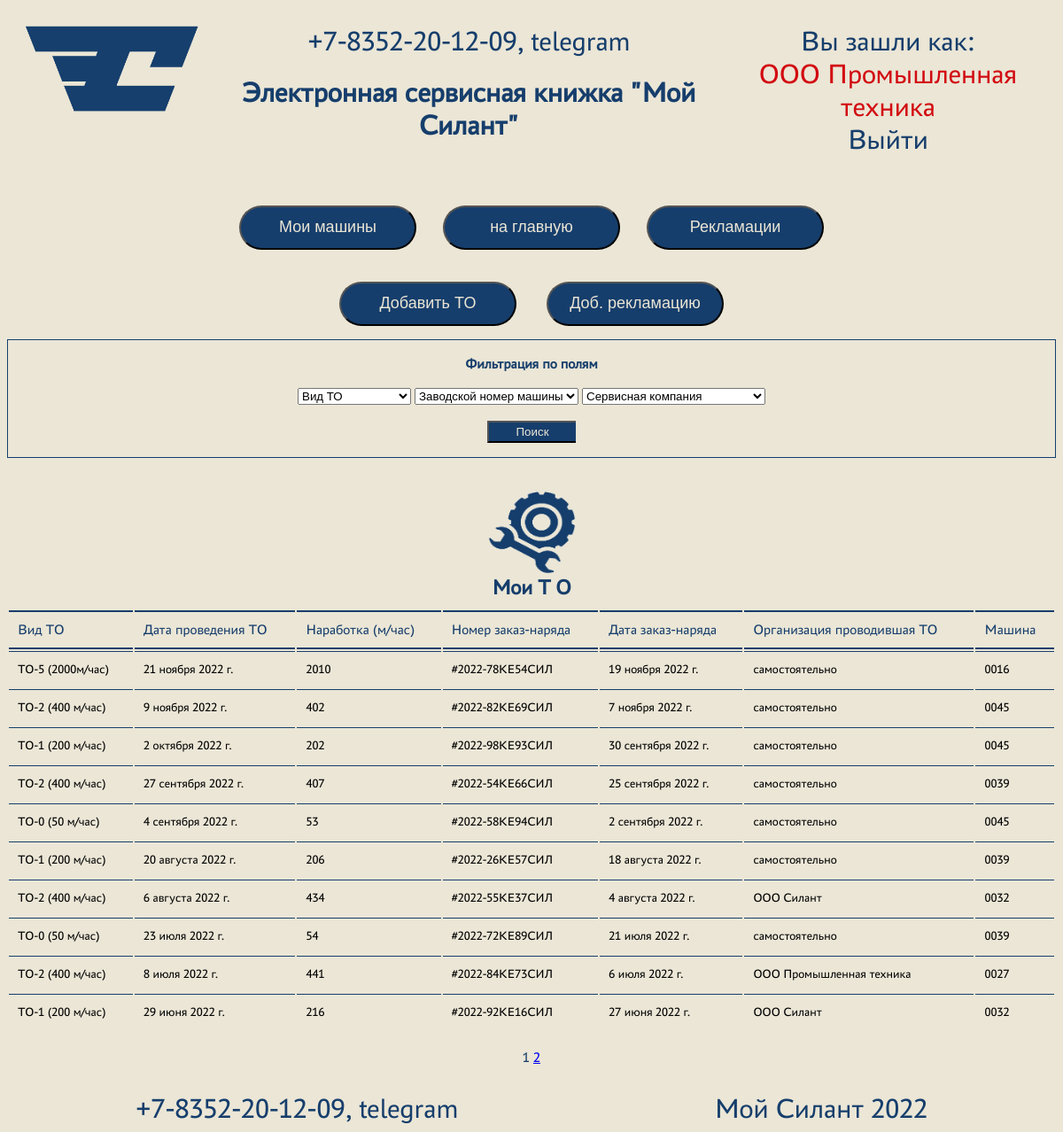
The page /myto (signed in) on the database its author committed.
### service/models.py (models this page shows, shortened)
class TO(models.Model):
    type = models.ForeignKey(CatalogTO, on_delete=models.SET_NULL, null=True, verbose_name="Вид ТО")
    date = models.DateField(verbose_name="Дата проведения ТО")
    operating_time = models.IntegerField(verbose_name="Наработка (м/час)")
    order_number = models.CharField(max_length=25, unique=True, verbose_name="Номер заказ-наряда")
    order_date = models.DateField(verbose_name="Дата заказ-наряда")
    organization = models.ForeignKey(CatalogServiceCompany, null=True, on_delete=models.SET_NULL,
                                     verbose_name="Организация проводившая ТО")
    machine = models.ForeignKey(Machine, on_delete=models.CASCADE, verbose_name="Машина")
    class Meta:
        verbose_name = 'TO'
        verbose_name_plural = 'TO'

class CatalogTO(models.Model):
    name = models.CharField(max_length=255, unique=True, verbose_name="Вид ТО")
    description = models.TextField(null=True, verbose_name="Описание")
    class Meta:
        verbose_name = 'Вид ТО'
        verbose_name_plural = 'Виды ТО'
    def __str__(self):
        return self.name

class CatalogServiceCompany(models.Model):
    name = models.CharField(max_length=255, unique=True, verbose_name="Способ")
    description = models.TextField(null=True, verbose_name="Описание")
    client = models.OneToOneField(User, null=True, on_delete=models.CASCADE)
    class Meta:
        verbose_name = 'Сервисная компания'
        verbose_name_plural = 'Сервисные компании'
    def __str__(self):
        return self.name

class Machine(models.Model):
    factory_number = models.CharField(max_length=20, unique=True, verbose_name='Зав. № машины')
    tech_model = models.ForeignKey(CatalogModelTech, null=True, on_delete=models.SET_NULL,
                                   verbose_name='Модель техники')
    engine_model = models.ForeignKey(CatalogModelEngine, null=True, on_delete=models.SET_NULL,
                                     verbose_name='Модель двигателя')
    factory_engine = models.CharField(max_length=20, unique=True, verbose_name='Зав. № двигателя')
    transmission_model = models.ForeignKey(CatalogModelTransmission, null=True, on_delete=models.SET_NULL,
                                           verbose_name='Модель трансмиссии')
    factory_transmission = models.CharField(max_length=20, unique=True, verbose_name='Зав. № трансмиссии')
    main_bridge_model = models.ForeignKey(CatalogModelMainBridge, null=True, on_delete=models.SET_NULL,
                                          verbose_name='Модель ведущего моста')
    factory_main_bridge = models.CharField(max_length=20, unique=True, verbose_name='Зав. № ведущего моста')
    control_bridge_model = models.ForeignKey(CatalogModelControlBridge, null=True, on_delete=models.SET_NULL,
                                             verbose_name='Модель управляемого моста')
    factory_control_bridge = models.CharField(max_length=20, unique=True, verbose_name='Зав. № управляемого моста')
    contract = models.TextField(verbose_name='Договор поставки')
    delivery_data = models.DateField(verbose_name='Дата отгрузки')
    consignee = models.TextField(verbose_name='Грузополучатель')
    address = models.TextField(verbose_name='Адрес поставки')
    equipment = models.TextField(null=True, verbose_name='Комплектация')
    client = models.ForeignKey(User, on_delete=models.CASCADE, verbose_name='Клиент')
    service_company = models.ForeignKey(CatalogServiceCompany, null=True, on_delete=models.SET_NULL,
                                        verbose_name='Сервисная компания')
    class Meta:
        verbose_name = 'Машина'
        verbose_name_plural = 'Машины'

### service/views.py (the view)
# urls.py: path('myto', Myto.as_view(), name='myto'),
class Myto(LoginRequiredMixin, ListView):
    model = TO
    ordering = ['-date']
    template_name = 'myto.html'
    context_object_name = 'to'
    paginate_by = 10
    def get_queryset(self):
        if self.request.GET:
            manager_group = Group.objects.get(name='managers')
            service_group = Group.objects.get(name='service_organization')
            if manager_group in self.request.user.groups.all() or self.request.user.is_superuser == 1:
                queryset = super().get_queryset().order_by('-date')
            elif service_group in self.request.user.groups.all():
                queryset = TO.objects.filter(machine__service_company__client_id=self.request.user.id).order_by('-date')
            else:
                queryset = TO.objects.filter(machine__client_id=self.request.user.id).order_by('-date')
            self.filterset = TOFilter(self.request.GET, queryset)
            return self.filterset.qs
        else:
            manager_group = Group.objects.get(name='managers')
            service_group = Group.objects.get(name='service_organization')
            if manager_group in self.request.user.groups.all() or self.request.user.is_superuser == 1:
                queryset = TO.objects.all().order_by('-date')
            elif service_group in self.request.user.groups.all():
                queryset = TO.objects.filter(machine__service_company__client_id=self.request.user.id).order_by('-date')
            else:
                queryset = TO.objects.filter(machine__client_id=self.request.user.id).order_by('-date')
            return queryset
    def get_context_data(self, *args, **kwargs):
        context = super(Myto, self).get_context_data(**kwargs)
        context['type'] = CatalogTO.objects.all().order_by('name')
        manager_group = Group.objects.get(name='managers')
        service_group = Group.objects.get(name='service_organization')
        if manager_group in self.request.user.groups.all() or self.request.user.is_superuser == 1:
            machine_list = Machine.objects.all()
        elif service_group in self.request.user.groups.all():
            machine_list = Machine.objects.filter(service_company__client_id=self.request.user.id)
        else:
            machine_list = Machine.objects.filter(client_id=self.request.user.id)
        context['machine'] = machine_list.values('factory_number').order_by('factory_number')
        context['organization'] = CatalogServiceCompany.objects.all().order_by('name')
        return context

### service/templatetags/custom_tags.py (called while the page is built)
@register.filter(name='is_group')
def is_group(user, group_name):
    try:
        group = Group.objects.get(name=group_name)
        return group in user.groups.all()
    except Group.DoesNotExist:
        return False

### service/templates/myto.html (shortened to what this page needs)
{% extends 'flatpages/default.html' %}
{% load static %}
{% load custom_tags %}
{% block styles %}
<link rel="stylesheet" href="{% static 'css/mainstyle.css' %}">
{% endblock styles %}
{% block content %}
<div class="Main_top">
    <div class="Buttons">
        <div>
            <button type="" onclick="document.location='mymachines'" class="Redirect_button">Мои машины</button>
        </div>
        <div>
            <button type="" onclick="document.location='.'" class="Redirect_button">на главную</button>
        </div>
        <div>
            <button type="" onclick="document.location='reclamations'" class="Redirect_button">Рекламации</button>
        </div>
    </div>
    <br><br class="Hidden_on_very_small">
        {% if request.user.is_authenticated %}
            <button type="" onclick="document.location='create_to'" class="Redirect_button">Добавить TO</button>
        {% endif %}
        {% if request.user.is_superuser or request.user|is_group:"managers" or request.user|is_group:"service_organization" %}
            <button type="" onclick="document.location='create_reclamation'" class="Redirect_button">Доб. рекламацию</button>
        {% endif %}
<div class="Filter_field">
    <div><br>
        <strong>Фильтрация по полям</strong>
        <br><br>
        <form action="" method="get">
            <select size="1" name="type">
                <option selected disabled>Вид ТО</option>
            </select>
            <select size="1" name="machine">
                <option selected disabled>Заводской номер машины</option>
            </select>
            <select size="1" name="organization">
                <option selected disabled>Cервисная компания</option>
            </select>
            <br><br>
            <button type="submit" class="Search_button">Поиск</button>
        </form>
    </div>
</div>
<br>
    <img class="Userpict" src="{% static 'img/to.png' %}" alt="my T O picture"/>
<h2>Мои T O</h2>
<table class="table">
    <thead>
        <th>Вид ТО</th>
        <th>Дата проведения ТО</th>
        <th class="Hidden_on_very_small">Наработка (м/час)</th>
        <th class="Hidden_on_very_small">Номер заказ-наряда</th>
        <th class="Hidden_on_very_small">Дата заказ-наряда</th>
        <th class="Hidden_on_very_small">Организация проводившая ТО</th>
        <th>Машина</th>
    </thead>
        <tbody>
            {% for to in to %}
            <tr onclick="document.location='myto/{{ to.id }}'">
                 <td>
                        {{ to.type }}
                    </td>
                    <td>
                        {{ to.date }}
                    </td>
                    <td class="Hidden_on_very_small">
                        {{ to.operating_time }}
                    </td>
                    <td class="Hidden_on_very_small">
                        {{ to.order_number }}
                    </td>
                    <td class="Hidden_on_very_small">
                        {{ to.order_date }}
                    </td>
                    <td class="Hidden_on_very_small">
                        {{ to.organization }}
                    </td>
                    <td>
                        {{ to.machine.factory_number }}
                    </td>
                </tr>
            {% empty %}
                <tr>
                    <td colspan="7" align="center"> <h3>По вашему запросу ничего не найдено</h3></td>
                </tr>
            {% endfor %}
        </tbody>
    </table>
		{{ page_obj.number }}
		{% if page_obj.has_next %}
			<a href="?page={{ page_obj.next_page_number }}">{{ page_obj.next_page_number }}</a>
		{% endif %}
</div>
{% endblock content %}

### service/templates/flatpages/default.html (shortened to what this page needs)
{% load static %}
<html lang="en">
<head>
    <link rel="stylesheet" href="{% static 'css/headerstyle.css' %}">
    {% block styles %}{% endblock styles %}
</head>
<body>
    <header>
        <div>
            <a href="/"><img class="Logo_img" src="{% static 'img/Logo_1.png' %}" alt="Logo"/></a>
        </div>
        <div class ="Header_text">
            +7-8352-20-12-09, telegram <br>
            <h1>Электронная сервисная книжка "Мой Силант"</h1>
        </div>
        <div class="Header_auth">
            {% if request.user.is_authenticated %}
                Вы зашли как: <div class="Account">{{ request.user.first_name }}</div>
                <a href = '/accounts/logout'>    Выйти </a> <br>
            {% else %}
                <a href = '/accounts/login'> Войти </a>
                {% endif %}
        </div>
    </header>
    <main>
    {% block content %}{% endblock content %}
    </main>
    <footer>
        <div>
            +7-8352-20-12-09, telegram
        </div>
        <div>
            Мой Силант 2022
        </div>
    </footer>
</body>
</html>

### service/static/css/headerstyle.css (style rules this page uses)
body { background: #EBE6D6; font-family: Astra; }
header { color: #163E6C; display: flex; justify-content: space-between; margin-bottom: 30px; }
.Logo_img { height: 100px; weight: 197px; padding: 20px; }
.Header_text { padding: 20px; font-size: 2em; text-align: center; }
.Header_text h1 { font-size: 1em; }
.Header_auth { padding: 20px; font-size: 2em; text-align: center; }
.Header_auth a { text-decoration: none; color: #163E6C; }
.Account { color: #D20A11; font-size: 1em; }
footer { color: #163E6C; display: flex; justify-content: space-around; font-size: 2em; margin-top: 30px; }

### service/static/css/mainstyle.css (style rules this page uses)
.Main_top { text-align: center; font-family: Astra; color: #163E6C; }
h2 { font-family: Astra; color: #163E6C; margin: 0 0 10px 0; }
.Filter_field { font-family: Astra; color: #163E6C; margin: 15px 0 15px 0; border: 1px solid #163E6C; display: flex; justify-content: center; }
.table { width: 100%; border: none; margin-bottom: 20px; font-family: Astra; }
.table thead th { padding: 10px; font-weight: 500; font-size: 16px; line-height: 20px; text-align: left; color: #163E6C; border-top: 2px solid #163E6C; border-bottom: 2px solid #163E6C; }
.table tbody td { padding: 10px; font-size: 14px; line-height: 20px; border-top: 1px solid #163E6C; }
.Search_button { width: 100px; height: 25px; border-right: 15px; color: #EBE6D6; background-color: #163E6C; }
.Buttons { display: flex; justify-content: center; }
.Redirect_button { width: 200px; height: 50px; color: #EBE6D6; background-color: #163E6C; margin: 0 15px 0 15px; font-size: 18px; border-radius: 25px; }
.Userpict { width: 100px; height: 100px; }

### rows shown on the page
TO: type "ТО-5 (2000м/час)", date "21 ноября 2022 г.", operating_time "2010", order_number "#2022-78КЕ54СИЛ", order_date "19 ноября 2022 г.", organization "самостоятельно", machine.factory_number "0016"
TO: type "ТО-2 (400 м/час)", date "9 ноября 2022 г.", operating_time "402", order_number "#2022-82КЕ69СИЛ", order_date "7 ноября 2022 г.", organization "самостоятельно", machine.factory_number "0045"
TO: type "ТО-1 (200 м/час)", date "2 октября 2022 г.", operating_time "202", order_number "#2022-98КЕ93СИЛ", order_date "30 сентября 2022 г.", organization "самостоятельно", machine.factory_number "0045"
TO: type "ТО-2 (400 м/час)", date "27 сентября 2022 г.", operating_time "407", order_number "#2022-54КЕ66СИЛ", order_date "25 сентября 2022 г.", organization "самостоятельно", machine.factory_number "0039"
TO: type "ТО-0 (50 м/час)", date "4 сентября 2022 г.", operating_time "53", order_number "#2022-58КЕ94СИЛ", order_date "2 сентября 2022 г.", organization "самостоятельно", machine.factory_number "0045"
TO: type "ТО-1 (200 м/час)", date "20 августа 2022 г.", operating_time "206", order_number "#2022-26КЕ57СИЛ", order_date "18 августа 2022 г.", organization "самостоятельно", machine.factory_number "0039"
TO: type "ТО-2 (400 м/час)", date "6 августа 2022 г.", operating_time "434", order_number "#2022-55КЕ37СИЛ", order_date "4 августа 2022 г.", organization "ООО Силант", machine.factory_number "0032"
TO: type "ТО-0 (50 м/час)", date "23 июля 2022 г.", operating_time "54", order_number "#2022-72КЕ89СИЛ", order_date "21 июля 2022 г.", organization "самостоятельно", machine.factory_number "0039"
TO: type "ТО-2 (400 м/час)", date "8 июля 2022 г.", operating_time "441", order_number "#2022-84КЕ73СИЛ", order_date "6 июля 2022 г.", organization "ООО Промышленная техника", machine.factory_number "0027"
TO: type "ТО-1 (200 м/час)", date "29 июня 2022 г.", operating_time "216", order_number "#2022-92КЕ16СИЛ", order_date "27 июня 2022 г.", organization "ООО Силант", machine.factory_number "0032"

### other values the page prints
{{ request.user.first_name }} "ООО Промышленная техника"
{{ page_obj.number }} "1"
{{ page_obj.next_page_number }} "2"
